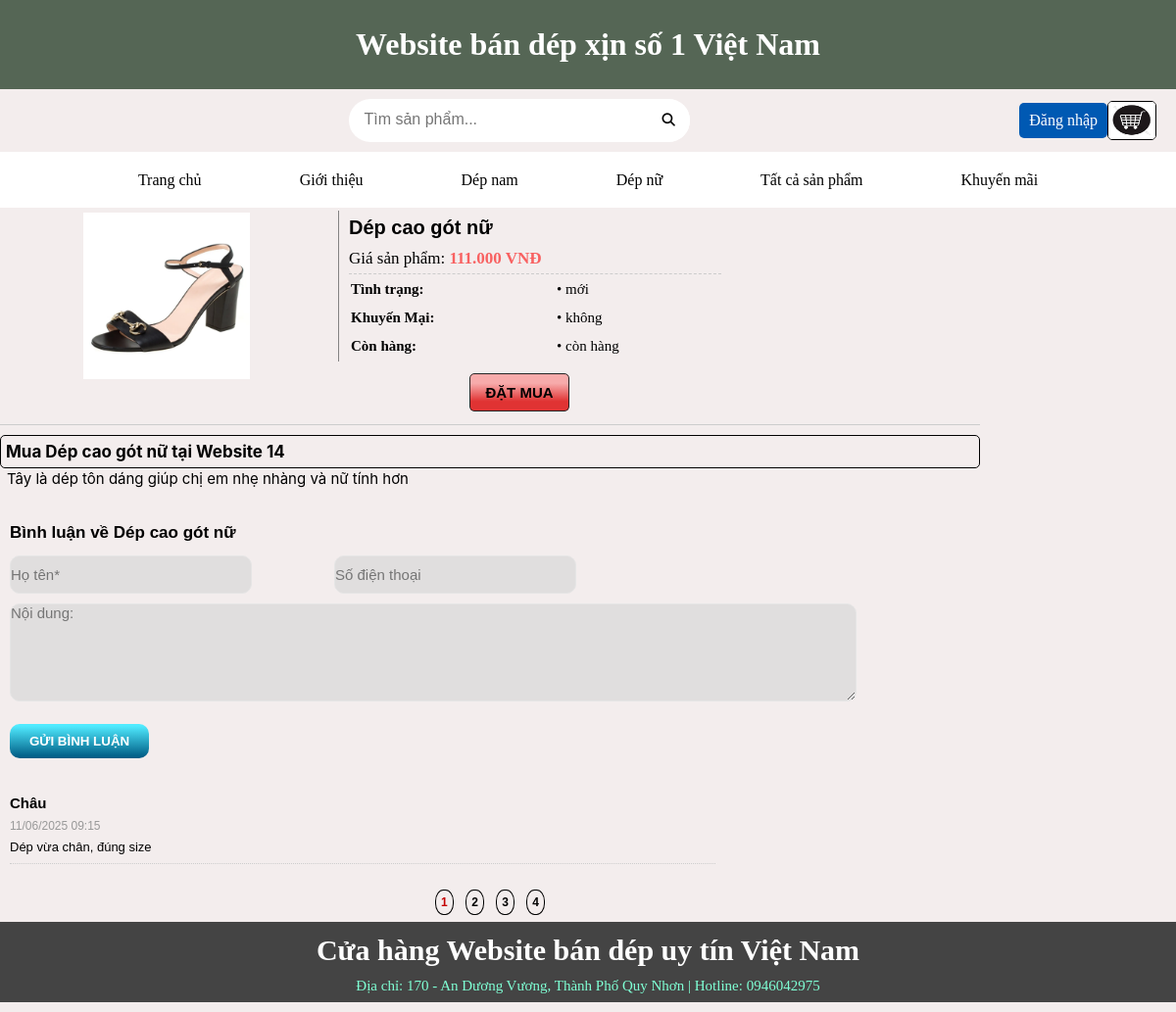
Page /index.php?page_layout=chitietsp&id_sp=17 on the committed database.
### tables this page shows
CREATE TABLE IF NOT EXISTS `sanpham` (
  `id_sp` int(11) UNSIGNED NOT NULL AUTO_INCREMENT,
  `id_dm` int(11) UNSIGNED NOT NULL,
  `ten_sp` varchar(255) NOT NULL,
  `anh_sp` varchar(255) NOT NULL,
  `gia_sp` varchar(255) NOT NULL,
  `tinh_trang` varchar(255) NOT NULL,
  `khuyen_mai` varchar(255) NOT NULL,
  `trang_thai` varchar(255) NOT NULL,
  `dac_biet` int(1) NOT NULL,
  `chi_tiet_sp` longtext NOT NULL,
  PRIMARY KEY (`id_sp`)
);

CREATE TABLE IF NOT EXISTS `blsanpham` (
  `id_bl` int(10) NOT NULL AUTO_INCREMENT,
  `id_sp` int(10) NOT NULL,
  `ten` varchar(255) NOT NULL,
  `dien_thoai` varchar(255) NOT NULL,
  `binh_luan` text NOT NULL,
  `ngay_gio` datetime NOT NULL,
  PRIMARY KEY (`id_bl`)
);

### chucnang/sanpham/chitietsp.php (the view, shortened to what this page needs)
<div class="prd-block">
    <div class="prd-only">
        <div class="img-and-info">
            <?php
            if (isset($_GET['id_sp'])){
            $id_sp = $_GET['id_sp'];
            $sql = "SELECT * FROM sanpham WHERE id_sp = $id_sp";
            $query = mysqli_query($conn,$sql);
            $row = mysqli_fetch_array($query);
            if($row){
            ?>
            <div class="prd-img">
                <img width="50%" src="quantri/anh/<?php echo $row['anh_sp'] ?>" />
            </div>
            <div class="prd-intro">
                <div class="info-prd">
                    <h3><?php echo $row['ten_sp'] ?></h3>
                    <p>Giá sản phẩm: <span><?php echo $row['gia_sp'] ?> VNĐ</span></p>
                    <table>
                        <tr>
                            <td><span>Tình trạng:</span></td>
                            <td>• <?php echo $row['tinh_trang'] ?></td>
                        </tr>
                        <tr>
                            <td><span>Khuyến Mại:</span></td>
                            <td>• <?php echo $row['khuyen_mai'] ?></td>
                        </tr>
                        <tr>
                            <td><span>Còn hàng:</span></td>
                            <td>• <?php echo $row['trang_thai'] ?></td>
                        </tr>
                    </table>
                </div>
                <div class="buy-button" title="Mua ngay">
                    <p class="add-cart"><a href="chucnang/giohang/themhang.php?id_sp=<?php echo $row['id_sp']; ?>" class="buy-now"><span>ĐẶT MUA</span></a></p>
                </div>
            </div>
            <?php
            } else{
                echo "<p>Sản phẩm không tồn tại.</p>";
            }
        }else{
            echo "<p>Không có sản phẩm nào được chọn.</p>";
        }
        ?>
        </div>
    </div>
        <?php if (isset($row)){
            ?>
            <div class="container-detail">
            <div class="prd-details">
                <h2 class="adv">Mua <?php echo $row['ten_sp'] ?> tại Website 14</h2>
                <p><?php echo $row['chi_tiet_sp']; ?></p>
            </div>
        </div>
        <div class="container-comment">
            <div class="prd-comment">
                <h3>Bình luận về <?php echo $row['ten_sp'] ?></h3>
                <form method="post">
                    <ul>
                        <div class="information-comment-user">
                            <li title="Vui lòng điền họ tên" class="required infor"><input required type="text" name="ten" placeholder="Họ tên*"/></li>
                            <li title="Điền số điện thoại" class="required infor"><input required type="text" name="dien_thoai" placeholder="Số điện thoại"/></li>
                        </div>
                        <li class="required"><textarea required title="Bình luận ở đây" name="binh_luan" placeholder="Nội dung:"></textarea></li>
                        <li><input title="Bình luận ngay" class="comment-button" type="submit" name="submit" value="GỬI BÌNH LUẬN"/></li>
                    </ul>
                </form>
            </div>
            <div class="comment-list">
            <?php
                $sql = "SELECT * FROM blsanpham WHERE id_sp = $id_sp";
                $query = mysqli_query($conn,$sql);
                while($row = mysqli_fetch_array($query)){
            ?>
                <ul>
                    <li class="com-title"><?php echo $row['ten'] ?><br />
                    <span>
                        <?php
                            $oriDate = $row['ngay_gio'];
                            $newDate = date('d/m/Y H:i',strtotime($oriDate));
                            echo $newDate;
                        ?>
                    </span></li>
                    <li class="com-details"><?php
                        echo $row['binh_luan'];
                    ?></li>
                </ul>
            <?php } ?>
        </div>
    </div>
    <div class="com-pagination"><span>1</span> <a href="#">2</a> <a href="#">3</a> <a href="#">4</a></div>
    <?php } ?>
</div>

### css/trangchu.css (style rules this page uses)
* { padding: 0; margin: 0; box-sizing: border-box; }
body { font-size: 16px; background-color: #999; line-height: 1.6; }
.prd-block { width: 1000px; height: auto; }
.prd-block h2 { border: 1px solid black; background-color: #444; padding: 5px; color: white; border-radius: 5px; }
.prd-only { width: 720px; height: auto; margin-right: 20px; }
.container-comment .information-comment-user { display: flex; }
.information-comment-user li { list-style: none; }
.container-comment input { padding: 5px; border-radius: 8px; margin: 5px; margin-right: 35px; }

### chucnang/timkiem/timkiem.php (style rules this page uses)
* { box-sizing: border-box; }
body { display: flex; justify-content: center; align-items: center; }

### rows in the picture
sanpham: anh_sp (picture), ten_sp "Dép cao gót nữ", gia_sp "111.000", tinh_trang "mới", khuyen_mai "không", trang_thai "còn hàng", chi_tiet_sp "Tây là dép tôn dáng giúp chị em nhẹ nhàng và nữ tính hơn"
blsanpham: ten "Châu", ngay_gio "11/06/2025 09:15", binh_luan "Dép vừa chân, đúng size"
